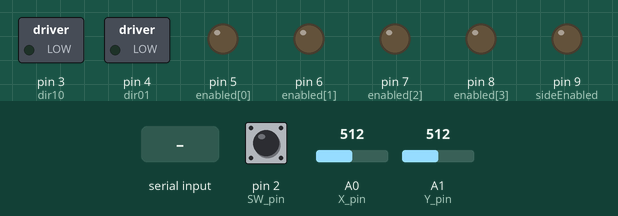
Bench run of a sketch on a simulated Arduino Uno, built with avr-gcc and run on an emulated ATmega328P. On the bench: switched loads named in the sketch (green lamp = pin HIGH), output pins drawn as LEDs (lit = HIGH). The inputs (shaded band) are chosen by the test bench; at power-on: A0 (X_pin) = 512, pin 2 (SW_pin) HIGH, A1 (Y_pin) = 512. What the sketch prints to the serial monitor is not drawn.

Above: at 1.2 s.
1.3 s: A0 (X_pin) set to 692
4.3 s: A0 (X_pin) set to 725
At 4.7 s:
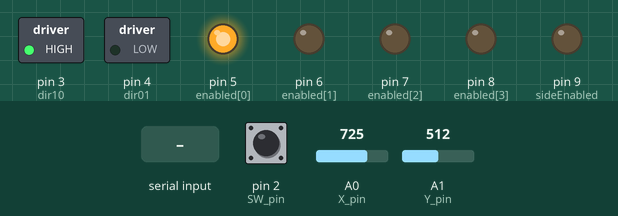
7.3 s: pin 2 (SW_pin) pulled LOW for 0.15 s
At 7.7 s:
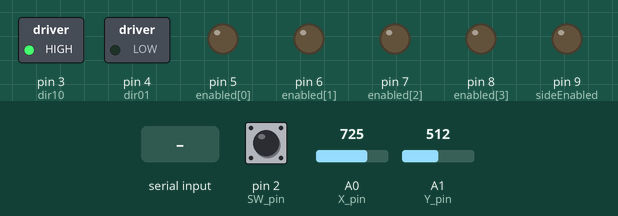
10.4 s: byte 1 (1) received over Serial
At 10.9 s:
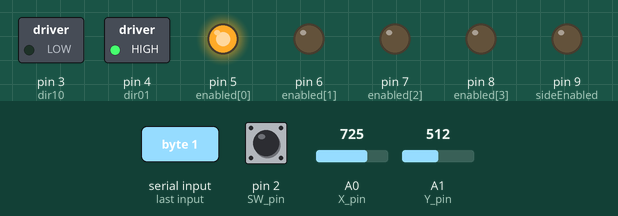
13.4 s: byte 6 (6) received over Serial
At 14.1 s:
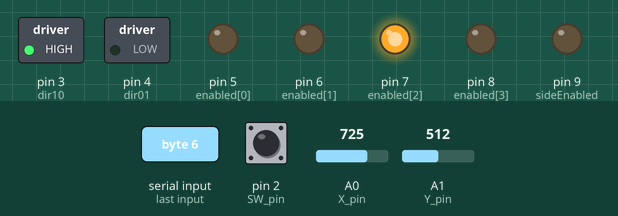
16.4 s: byte 3 (3) received over Serial
At 16.9 s:
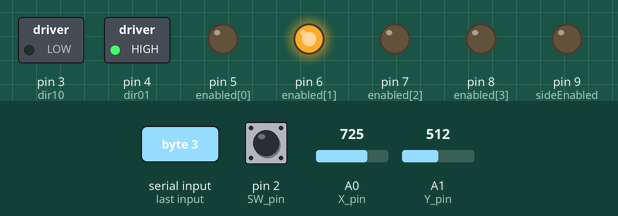
Timing chart, 0 to 19.4 s (numbered marks = the images above; inputs shaded):
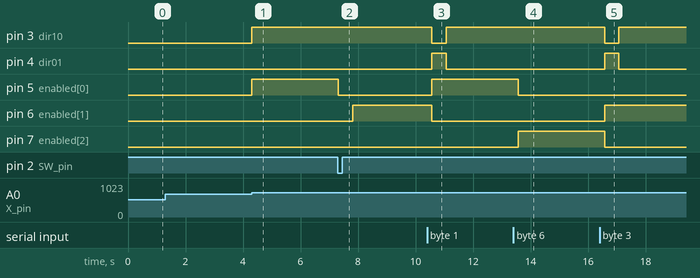

The sketch:

VR_Arm.ino
```cpp
//www.elegoo.com
//2016.12.12

/************************
Exercise the motor using
the L293D chip
************************/
int sideEnabled = 9;
int enabled[] = {5, 6, 7, 8};
int dir10 = 3;
int dir01 = 4;

const int SW_pin = 2; // digital pin connected to switch output
const int X_pin = A0; // analog pin connected to X output
const int Y_pin = A1; // analog pin connected to Y output

int motorNum = 1;

void setup() {
  //---set pin direction
  pinMode(dir10, OUTPUT);
  pinMode(dir01, OUTPUT);

  pinMode(enabled[0], OUTPUT);
  pinMode(enabled[1], OUTPUT);
  pinMode(enabled[2], OUTPUT);
  pinMode(enabled[3], OUTPUT);

  pinMode(sideEnabled, OUTPUT);

  pinMode(SW_pin, INPUT);
  digitalWrite(SW_pin, HIGH);

  Serial.begin(9600);
  //Serial.println("Which motor?");
  while (!Serial) {
    ;
  }
}

void loop() {
  //---back and forth example

  int X = analogRead(X_pin);
  int Y = analogRead(Y_pin);

  Serial.write(Serial.available());

  if (Serial.available() > 0) {

    byte incomingByte = Serial.read();

    if (incomingByte != -1) {

      switch (incomingByte) {

        // Motor 1 Up
        case 1:

          motorNum = 1;
          Serial.print("Forward\n");

          digitalWrite(dir01, HIGH);
          digitalWrite(dir10, LOW);

          break;

        // Motor 1 Down
        case 2:

          motorNum = 1;
          Serial.print("Back\n");

          digitalWrite(dir10, HIGH);
          digitalWrite(dir01, LOW);

          break;

        // Motor 2 Up
        case 3:

          motorNum = 2;
          Serial.print("Forward\n");

          digitalWrite(dir01, HIGH);
          digitalWrite(dir10, LOW);

          break;

        // Motor 2 Down
        case 4:

          motorNum = 2;
          Serial.print("Back\n");

          digitalWrite(dir10, HIGH);
          digitalWrite(dir01, LOW);

          break;

        // Motor 3 Up
        case 5:

          motorNum = 3;
          Serial.print("Forward\n");

          digitalWrite(dir01, HIGH);
          digitalWrite(dir10, LOW);

          break;

        // Motor 3 Down
        case 6:

          motorNum = 3;
          Serial.print("Back\n");

          digitalWrite(dir10, HIGH);
          digitalWrite(dir01, LOW);

          break;

        // Motor 4 Up
        case 7:

          motorNum = 4;
          Serial.print("Forward\n");

          digitalWrite(dir01, HIGH);
          digitalWrite(dir10, LOW);

          break;

        // Motor 4 Down
        case 8:

          motorNum = 4;
          Serial.print("Back\n");

          digitalWrite(dir10, HIGH);
          digitalWrite(dir01, LOW);

          break;
      }


      digitalWrite(enabled[motorNum-1], HIGH);
      delay(500);
      digitalWrite(enabled[motorNum-1], LOW);


    }
  }


  if (Y > 708) {
    if (X > 708) {

      //Serial.print("Back Left\n");

    } else if (X > 308) {

        Serial.print("Left\n");

        digitalWrite(dir10, HIGH);
        digitalWrite(dir01, LOW);

        digitalWrite(sideEnabled, HIGH);
        delay(250);
        digitalWrite(sideEnabled, LOW);

        //moveMotor(5);

    } else {

      //Serial.print("Forward Left\n");

    }
  } else if (Y > 308) {
    if (X > 708) {

      Serial.print("Back\n");

      digitalWrite(dir10, HIGH);
      digitalWrite(dir01, LOW);

      //moveMotor(motorNum);

      digitalWrite(enabled[motorNum-1], HIGH);
      delay(250);
      digitalWrite(enabled[motorNum-1], LOW);

      //Up(motorNum);

    } else if (X < 308) {

      Serial.print("Forward\n");

      digitalWrite(dir01, HIGH);
      digitalWrite(dir10, LOW);

      //moveMotor(motorNum);

      digitalWrite(enabled[motorNum-1], HIGH);
      delay(250);
      digitalWrite(enabled[motorNum-1], LOW);

      //Down(motorNum);

    }
  } else {
    if (X > 708) {

      //Serial.print("Back Right\n");

    } else if (X > 308) {

        Serial.print("Right\n");

        digitalWrite(dir01, HIGH);
        digitalWrite(dir10, LOW);

        digitalWrite(sideEnabled, HIGH);
        delay(250);
        digitalWrite(sideEnabled, LOW);

        //moveMotor(5);


    } else {

      //Serial.print("Forward Right\n");

    }
  }

  if (!digitalRead(SW_pin)) {
    //Serial.print("Button pressed\n");

    motorNum++;

    if (motorNum > 4) {
      motorNum = 1;
    }

    Serial.print("Motor ");
    Serial.print(motorNum + "\n");

    delay(500);

  }

  //delay(500);

}
```

Measured:
- the behaviour switches between 708 and 709 on A0 (X_pin) (found by bisection; images 0 and 1)
- after the input at 1.3 s, every drawn part: stays the same
- after the input at 4.3 s, pin 3 (dir10), pin 5 (enabled[0]): LOW → HIGH at once
- after the input at 7.3 s, pin 5 (enabled[0]): HIGH → LOW at once; pin 6 (enabled[1]): LOW → HIGH after 0.51 s
- after the input at 10.4 s, pin 3 (dir10): HIGH → LOW after 0.16 s, → HIGH 0.50 s later; pin 4 (dir01): LOW → HIGH after 0.16 s, → LOW 0.50 s later; pin 5 (enabled[0]): LOW → HIGH after 0.16 s; pin 6 (enabled[1]): HIGH → LOW after 0.16 s
- after the input at 13.4 s, pin 5 (enabled[0]): HIGH → LOW after 0.17 s; pin 7 (enabled[2]): LOW → HIGH after 0.17 s
- after the input at 16.4 s, pin 3 (dir10): HIGH → LOW after 0.17 s, → HIGH 0.50 s later; pin 4 (dir01): LOW → HIGH after 0.17 s, → LOW 0.50 s later; pin 6 (enabled[1]): LOW → HIGH after 0.17 s; pin 7 (enabled[2]): HIGH → LOW after 0.17 s
